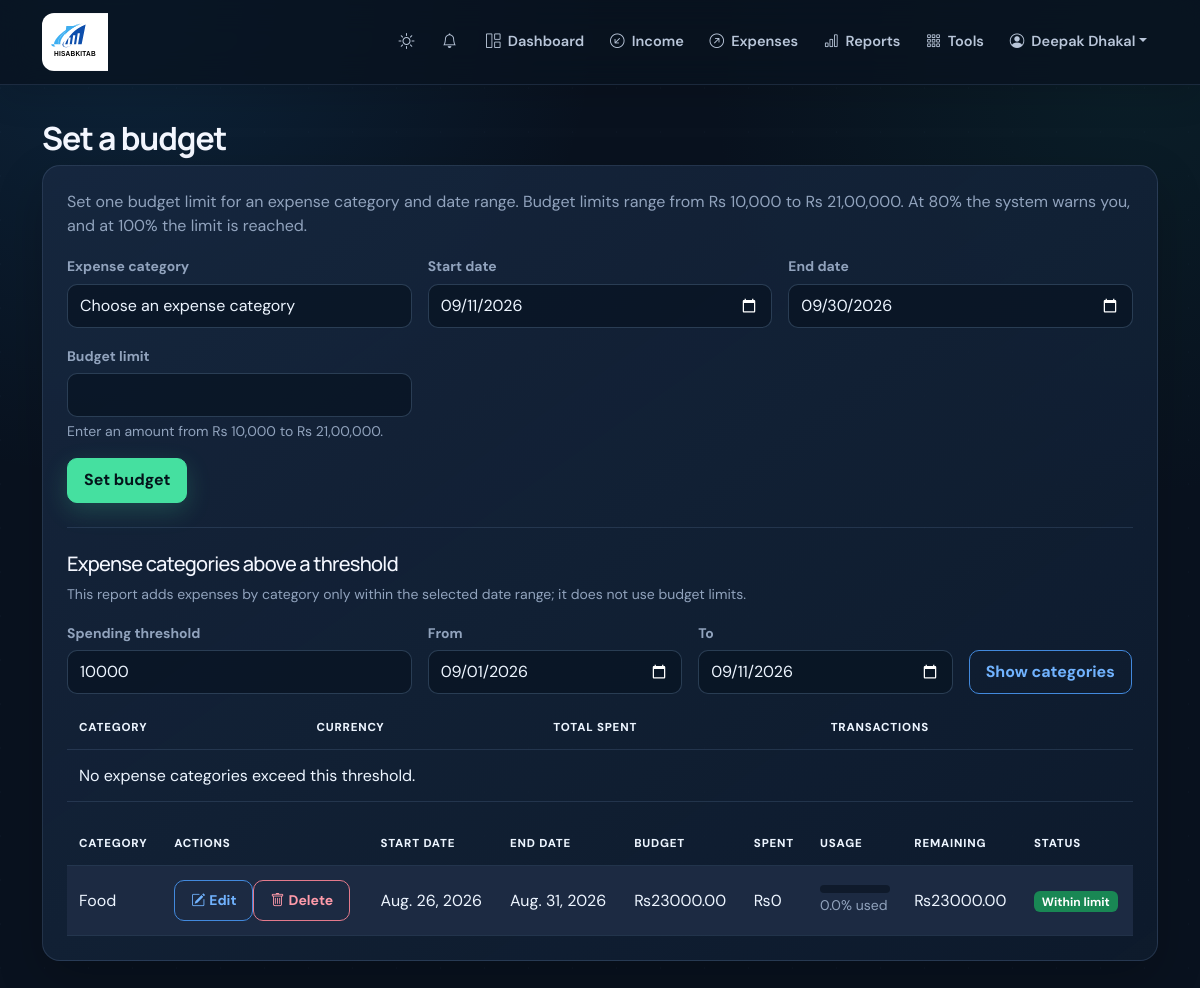
Page /budgets/ (signed in) on the committed database.
### finance/models.py (models this page shows, shortened)
class User(AbstractUser):
    full_name = models.CharField(max_length=150, blank=True)
    email = models.EmailField(unique=True, validators=[validate_com_email])
    phone_number = models.CharField(max_length=16, unique=True, blank=True, null=True)
    reporting_currency = models.CharField(max_length=10, default='USD')
    profile_picture = models.ImageField(upload_to='profile_pictures/', blank=True)
    onboarding_complete = models.BooleanField(default=False)

class Budget(models.Model):
    user = models.ForeignKey(User, on_delete=models.CASCADE, related_name='budgets')
    category = models.ForeignKey(Category, on_delete=models.PROTECT, related_name='budgets')
    start_date = models.DateField()
    end_date = models.DateField()
    amount_limit = models.DecimalField(max_digits=10, decimal_places=2)
    class Meta:
        unique_together = ('user', 'category', 'start_date', 'end_date')
        constraints = [
            models.CheckConstraint(
                condition=models.Q(amount_limit__gte=0),
                name='budget_amount_limit_non_negative',
            ),
        ]

class Category(models.Model):
    CATEGORY_TYPES = (
        ('income', 'Income'),
        ('expense', 'Expense'),
    )
    user = models.ForeignKey(User, on_delete=models.CASCADE, related_name='categories')
    name = models.CharField(max_length=100)
    type = models.CharField(max_length=10, choices=CATEGORY_TYPES)
    created_at = models.DateTimeField(auto_now_add=True)
    class Meta:
        ordering = ['name']
        unique_together = ('user', 'name', 'type')
    def __str__(self):
        return self.name

### finance/views.py (the view, shortened to what this page needs)
# urls.py: path('budgets/', views.budgets, name='budgets'),
@login_required
def budgets(request):
    budgets = Budget.objects.filter(user=request.user).select_related('category').order_by('-start_date', 'category__name')
    if request.method == 'POST':
        form = BudgetForm(request.POST, user=request.user)
        if form.is_valid():
            _, created = Budget.objects.update_or_create(
                user=request.user,
                category=form.cleaned_data['category'],
                start_date=form.cleaned_data['start_date'],
                end_date=form.cleaned_data['end_date'],
                defaults={'amount_limit': form.cleaned_data['amount_limit']},
            )
            messages.success(request, 'Budget created.' if created else 'Budget limit updated.')
            return redirect('budgets')
    else:
        today = timezone.localdate()
        form = BudgetForm(user=request.user, initial={'start_date': today, 'end_date': today.replace(day=28) + datetime.timedelta(days=4) - datetime.timedelta(days=(today.replace(day=28) + datetime.timedelta(days=4)).day)})
    budget_rows = [
        {'budget': budget, **_budget_metrics(
            budget.amount_limit,
            Expense.objects.filter(user=request.user, category=budget.category, date__gte=budget.start_date, date__lte=budget.end_date).aggregate(total=Sum('amount'))['total'] or Decimal('0'),
        )}
        for budget in budgets
    ]
    today = timezone.localdate()
    threshold_start_date = today.replace(day=1)
    threshold_end_date = today
    threshold = Decimal('10000')
    threshold_value = request.GET.get('threshold', '').strip()
    start_value = request.GET.get('threshold_start_date', '').strip()
    end_value = request.GET.get('threshold_end_date', '').strip()
    try:
        if start_value:
            threshold_start_date = datetime.date.fromisoformat(start_value)
        if end_value:
            threshold_end_date = datetime.date.fromisoformat(end_value)
        if threshold_end_date < threshold_start_date:
            raise ValueError
    except ValueError:
        messages.error(request, 'Choose a valid threshold reporting date range.')
        threshold_start_date = today.replace(day=1)
        threshold_end_date = today
    expense_categories_over_threshold = (
        Expense.objects.filter(
            user=request.user,
            date__gte=threshold_start_date,
            date__lte=threshold_end_date,
        )
        .values('category__name', 'currency')
        .annotate(total_spent=Sum('amount'), transaction_count=Count('id'))
        .filter(total_spent__gt=threshold)
        .order_by('-total_spent', 'category__name', 'currency')
    )
    current_currency_symbol = _get_display_currency_symbol([], Income.objects.filter(user=request.user), Expense.objects.filter(user=request.user))
    return render(request, 'finance/budgets.html', {
        'budget_rows': budget_rows,
        'form': form,
        'current_currency_symbol': current_currency_symbol,
        'expense_threshold': threshold,
        'expense_threshold_start_date': threshold_start_date,
        'expense_threshold_end_date': threshold_end_date,
        'expense_categories_over_threshold': expense_categories_over_threshold,
    })

### finance/context_processors.py (called while the page is built)
def notifications(request):
    if not request.user.is_authenticated:
        return {}
    notification_qs = request.user.notifications.filter(is_read=False)
    return {
        'unread_notifications': notification_qs[:5],
        'unread_notification_count': notification_qs.count(),
    }

### finance/models.py (called while the page is built)
    @property
    def currency_symbol(self):
        return {
            'USD': '$',
            'AUD': 'A$',
            'EUR': '€',
            'GBP': '£',
            'IC': 'IC',
            'NPR': '₨',
        }.get(self.currency, self.currency)

### finance/views.py (called while the page is built)
def _get_display_currency_symbol(recent_transactions, income_qs, expense_qs):
    for transaction in recent_transactions:
        if hasattr(transaction, 'currency_symbol'):
            return transaction.currency_symbol
    first_income = income_qs.first()
    if first_income is not None:
        return first_income.currency_symbol
    first_expense = expense_qs.first()
    if first_expense is not None:
        return first_expense.currency_symbol
    return '$'

def _budget_metrics(limit, spent):
    remaining = limit - spent
    over_amount = max(Decimal('0'), -remaining)
    if limit == 0:
        status = 'over' if spent > 0 else 'safe'
        percent = 100 if spent > 0 else 0
        used_percent = None
    else:
        used_percent = (spent / limit * 100).quantize(Decimal('0.1'))
        percent = min(100, int(used_percent))
        if spent > limit:
            status = 'over'
        elif spent == limit:
            status = 'limit'
        elif spent >= limit * Decimal('0.8'):
            status = 'warning'
        else:
            status = 'safe'
    return {
        'limit': limit,
        'spent': spent,
        'remaining': remaining,
        'over_amount': over_amount,
        'percent': percent,
        'used_percent': used_percent,
        'status': status,
    }

### finance/templates/finance/budgets.html (shortened to what this page needs)
{% extends 'finance/base.html' %}
{% block content %}
<section aria-labelledby="budget-section-title">
<h2 id="budget-section-title" class="mb-2">Set a budget</h2>
<div class="card shadow-sm p-4">
    <p class="text-muted">Set one budget limit for an expense category and date range. Budget limits range from Rs 10,000 to Rs 21,00,000. At 80% the system warns you, and at 100% the limit is reached.</p>
    <form method="post" class="row g-3 mb-4">
        {% for field in form %}
        <div class="col-md-4">
            <label class="form-label">{{ field.label }}</label>
            {{ field }}
            {% if field.help_text %}<div class="form-text">{{ field.help_text }}</div>{% endif %}
        </div>
        {% endfor %}
        <div class="col-md-12"><button class="btn btn-primary" type="submit">Set budget</button></div>
    </form>
    <section class="border-top pt-4 mb-4" aria-labelledby="expense-threshold-title">
        <h3 id="expense-threshold-title" class="h5">Expense categories above a threshold</h3>
        <p class="text-muted small">This report adds expenses by category only within the selected date range; it does not use budget limits.</p>
        <form method="get" class="row g-3 align-items-end mb-3">
            <div class="col-md-4">
                <label class="form-label" for="expense_threshold">Spending threshold</label>
                <input id="expense_threshold" class="form-control" type="number" name="threshold" min="0" max="2100000" step="0.01" value="{{ expense_threshold }}" required>
            </div>
            <div class="col-md-3">
                <label class="form-label" for="threshold_start_date">From</label>
                <input id="threshold_start_date" class="form-control" type="date" name="threshold_start_date" value="{{ expense_threshold_start_date|date:'Y-m-d' }}" required>
            </div>
            <div class="col-md-3">
                <label class="form-label" for="threshold_end_date">To</label>
                <input id="threshold_end_date" class="form-control" type="date" name="threshold_end_date" value="{{ expense_threshold_end_date|date:'Y-m-d' }}" required>
            </div>
            <div class="col-md-auto"><button class="btn btn-outline-primary" type="submit">Show categories</button></div>
        </form>
        <div class="table-responsive">
            <table class="table table-sm align-middle mb-0">
                <thead><tr><th>Category</th><th>Currency</th><th>Total spent</th><th>Transactions</th></tr></thead>
                <tbody>
                    {% for expense in expense_categories_over_threshold %}
                    <tr><td>{{ expense.category__name }}</td><td>{{ expense.currency }}</td><td>{{ expense.currency }} {{ expense.total_spent }}</td><td>{{ expense.transaction_count }}</td></tr>
                    {% empty %}<tr><td colspan="4">No expense categories exceed this threshold.</td></tr>{% endfor %}
                </tbody>
            </table>
        </div>
    </section>
    <div class="table-responsive">
    <table class="table table-striped">
        <thead><tr><th>Category</th><th>Actions</th><th>Start date</th><th>End date</th><th>Budget</th><th>Spent</th><th>Usage</th><th>Remaining</th><th>Status</th></tr></thead>
        <tbody>
            {% for row in budget_rows %}
            <tr>
                <td>{{ row.budget.category.name }}</td>
                <td class="text-nowrap"><button class="btn btn-sm btn-outline-primary" type="button" data-bs-toggle="modal" data-bs-target="#editBudget{{ row.budget.id }}"><i class="bi bi-pencil-square me-1"></i>Edit</button><form class="d-inline" method="post" action="{% url 'budget_delete' row.budget.id %}" onsubmit="return confirm('Delete the {{ row.budget.category.name|escapejs }} budget?');">{% csrf_token %}<button class="btn btn-sm btn-outline-danger" type="submit"><i class="bi bi-trash me-1"></i>Delete</button></form></td>
                <td>{{ row.budget.start_date }}</td><td>{{ row.budget.end_date }}</td>
                <td>{{ current_currency_symbol }}{{ row.budget.amount_limit }}</td><td>{{ current_currency_symbol }}{{ row.spent }}</td>
                <td class="budget-usage">
                    <div class="progress" role="progressbar" aria-label="{{ row.budget.category.name }} budget used" aria-valuenow="{{ row.percent }}" aria-valuemin="0" aria-valuemax="100">
                    </div>
                    {% if row.used_percent is None %}
                    <small class="text-muted">{% if row.spent %}No spending allowed{% else %}0% used{% endif %}</small>
                    {% else %}
                    <small class="text-muted">{{ row.used_percent }}% used</small>
                    {% endif %}
                </td>
                <td class="{% if row.remaining < 0 %}text-danger{% endif %}">{{ current_currency_symbol }}{{ row.remaining }}</td>
                <td>{% if row.status == 'over' %}<span class="badge text-bg-danger">Exceeded by {{ current_currency_symbol }}{{ row.over_amount }}</span>{% elif row.status == 'limit' %}<span class="badge text-bg-warning">Limit reached</span>{% elif row.status == 'warning' %}<span class="badge text-bg-warning">80% warning</span>{% else %}<span class="badge text-bg-success">Within limit</span>{% endif %}</td>
            </tr>
            {% empty %}<tr><td colspan="9">No budgets set yet.</td></tr>{% endfor %}
        </tbody>
    </table>
    </div>
</div>
</section>
{% endblock %}

### finance/templates/finance/base.html (shortened to what this page needs)
<!DOCTYPE html>
{% load static %}
<html lang="en">
<head>
    <link href="https://cdn.jsdelivr.net/npm/bootstrap@5.3.3/dist/css/bootstrap.min.css" rel="stylesheet">
    <link href="https://cdn.jsdelivr.net/npm/bootstrap-icons@1.11.3/font/bootstrap-icons.min.css" rel="stylesheet">
    <link href="{% static 'css/app.css' %}?v=5" rel="stylesheet">
</head>
<body class="{% block body_class %}{% endblock %}">
<nav class="navbar navbar-expand-lg site-nav">
    <div class="container">
        <a class="navbar-brand d-flex align-items-center" href="{% url 'dashboard' %}">
            <img src="{% static 'img/logo.svg' %}?v=2" alt="HisabKitab" class="brand-logo"/>
        </a>
        <div class="collapse navbar-collapse" id="navbarNav">
            <ul class="navbar-nav ms-auto align-items-lg-center gap-lg-1">
                <li class="nav-item"><button class="theme-toggle" type="button" data-theme-toggle aria-label="Switch color theme" title="Switch color theme"></button></li>
                {% if user.is_authenticated %}
                <li class="nav-item dropdown"><a class="nav-link position-relative" href="#" role="button" data-bs-toggle="dropdown" aria-label="Notifications"><i class="bi bi-bell"></i></a></li>
                <li class="nav-item" data-tour="dashboard"><a class="nav-link {% if request.resolver_match.url_name == 'dashboard' %}active{% endif %}" href="{% url 'dashboard' %}"><i class="bi bi-grid-1x2"></i> Dashboard</a></li>
                <li class="nav-item"><a class="nav-link {% if request.resolver_match.url_name == 'income_list' %}active{% endif %}" href="{% url 'income_list' %}"><i class="bi bi-arrow-down-left-circle"></i> Income</a></li>
                <li class="nav-item"><a class="nav-link {% if request.resolver_match.url_name == 'expense_list' %}active{% endif %}" href="{% url 'expense_list' %}"><i class="bi bi-arrow-up-right-circle"></i> Expenses</a></li>
                <li class="nav-item"><a class="nav-link {% if request.resolver_match.url_name == 'reports' %}active{% endif %}" href="{% url 'reports' %}"><i class="bi bi-bar-chart"></i> Reports</a></li>
                <li class="nav-item"><a class="nav-link {% if request.resolver_match.url_name == 'financial_tools' %}active{% endif %}" href="{% url 'financial_tools' %}"><i class="bi bi-grid-3x3-gap"></i> Tools</a></li>
                <li class="nav-item dropdown"><a class="nav-link dropdown-toggle" href="#" role="button" data-bs-toggle="dropdown"><i class="bi bi-person-circle"></i> {{ user.full_name|default:user.username }}</a></li>
                {% else %}<li class="nav-item"><a class="nav-link" href="{% url 'login' %}">Login</a></li><li class="nav-item"><a class="btn btn-primary btn-sm px-3 ms-lg-2" href="{% url 'register' %}">Get started</a></li>{% endif %}</ul>
        </div>
    </div>
</nav>
<main class="container app-content">
    {% block content %}{% endblock %}
</main>
</body>
</html>

### rows in the picture
User: full_name "Deepak Dhakal"
Budget: budget.category.name "Food", budget.start_date "Aug. 26, 2026", budget.end_date "Aug. 31, 2026", current_currency_symbol "₨", budget.amount_limit "23000.00", spent "0", used_percent "0.0", remaining "23000.00"

### other values in the picture
{{ field.label }} "Expense category" "Start date" "End date" "Budget limit"
{{ field.help_text }} "Enter an amount from Rs 10,000 to Rs 21,00,000."
